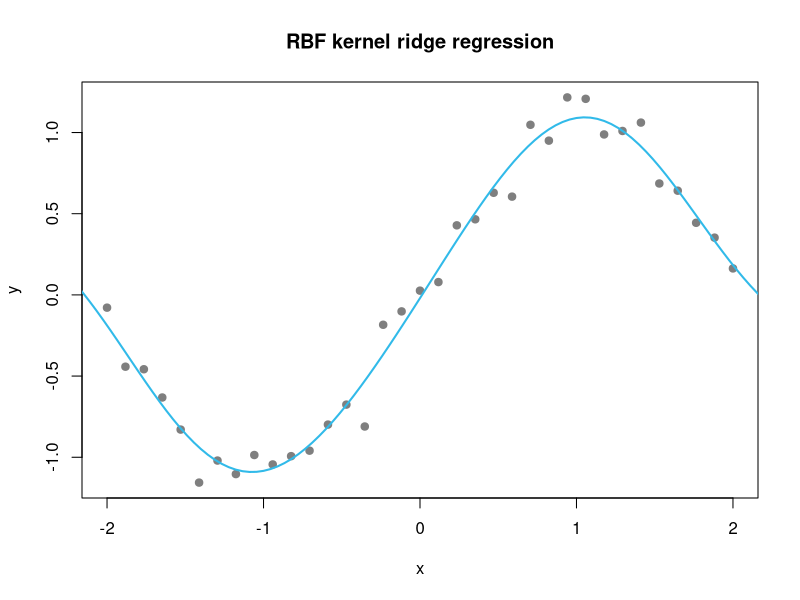

R code for this plot:
## ---- chunk 1
x <- seq(-1, 1, length.out = 5)

explicitFeatures <- function(x) {
  cbind(1, sqrt(2) * x, x^2)
}

featureMap <- explicitFeatures(x)
kernelMatrix <- (1 + outer(x, x))^2

max(abs(kernelMatrix - tcrossprod(featureMap)))
## ---- chunk 2
points <- matrix(c(-1, 0, 1), ncol = 1)
distanceSquared <- as.matrix(dist(points))^2
gamma <- 0.5

rbfGram <- exp(-gamma * distanceSquared)
round(rbfGram, 3)
## ---- chunk 3
set.seed(2026)
xTrain <- matrix(seq(-2, 2, length.out = 35), ncol = 1)
yTrain <- sin(1.5 * xTrain[, 1]) + rnorm(nrow(xTrain), sd = 0.12)
xTest <- matrix(seq(-2.2, 2.2, length.out = 100), ncol = 1)

rbfKernel <- function(a, b, gamma) {
  exp(-gamma * as.matrix(dist(rbind(a, b)))[
    seq_len(nrow(a)),
    nrow(a) + seq_len(nrow(b))
  ]^2)
}

gamma <- 0.7
lambda <- 0.05
K <- rbfKernel(xTrain, xTrain, gamma)
Ktest <- rbfKernel(xTest, xTrain, gamma)
weights <- solve(K + lambda * diag(nrow(K)), yTrain)
prediction <- Ktest %*% weights

plot(xTrain, yTrain, pch = 19, col = "grey50",
     xlab = "x", ylab = "y", main = "RBF kernel ridge regression")
lines(xTest[, 1], prediction, col = "#31BAE9", lwd = 2)
